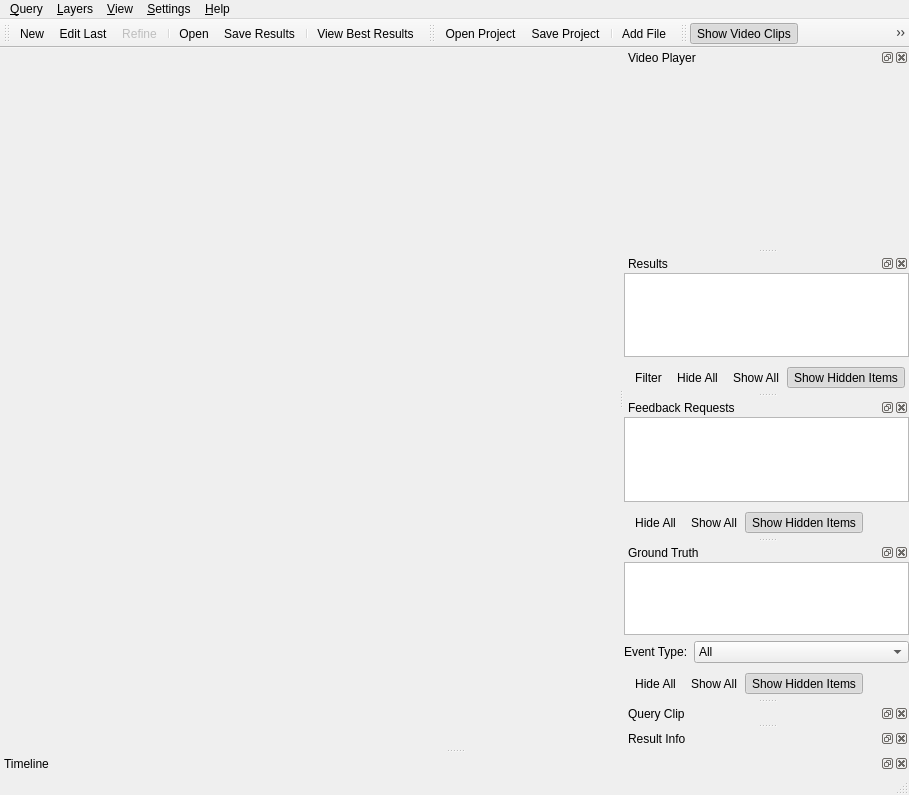
<?xml version="1.0" encoding="UTF-8"?>
<ui version="4.0">
 <class>MainWindow</class>
 <widget class="QMainWindow" name="MainWindow">
  <property name="geometry">
   <rect>
    <x>0</x>
    <y>0</y>
    <width>909</width>
    <height>795</height>
   </rect>
  </property>
  <property name="windowTitle">
   <string>VisGUI Query Interface</string>
  </property>
  <widget class="QWidget" name="centralwidget">
   <layout class="QGridLayout" name="gridLayout">
    <property name="margin">
     <number>0</number>
    </property>
    <item row="0" column="0">
     <widget class="QVTKWidget" name="renderFrame" native="true">
      <property name="sizePolicy">
       <sizepolicy hsizetype="Expanding" vsizetype="Expanding">
        <horstretch>0</horstretch>
        <verstretch>0</verstretch>
       </sizepolicy>
      </property>
     </widget>
    </item>
   </layout>
  </widget>
  <widget class="QMenuBar" name="menubar">
   <property name="geometry">
    <rect>
     <x>0</x>
     <y>0</y>
     <width>909</width>
     <height>21</height>
    </rect>
   </property>
   <widget class="QMenu" name="menuQuery">
    <property name="title">
     <string>&amp;Query</string>
    </property>
    <widget class="QMenu" name="menuQueryExportResults">
     <property name="title">
      <string>E&amp;xport Results</string>
     </property>
    </widget>
    <addaction name="actionQueryNew"/>
    <addaction name="actionQueryEdit"/>
    <addaction name="actionQueryRefine"/>
    <addaction name="separator"/>
    <addaction name="actionQueryOpen"/>
    <addaction name="actionGroundTruthOpen"/>
    <addaction name="actionQuerySave"/>
    <addaction name="separator"/>
    <addaction name="actionFindResult"/>
    <addaction name="actionQuerySaveResults"/>
    <addaction name="menuQueryExportResults"/>
    <addaction name="actionGenerateReport"/>
    <addaction name="actionExportSvm"/>
    <addaction name="separator"/>
    <addaction name="actionQuit"/>
   </widget>
   <widget class="QMenu" name="menuLayers">
    <property name="title">
     <string>&amp;Layers</string>
    </property>
    <widget class="QMenu" name="menuProjectMru">
     <property name="title">
      <string>&amp;Recent Projects</string>
     </property>
     <addaction name="separator"/>
     <addaction name="actionProjectMruClear"/>
    </widget>
    <addaction name="actionLayerManagerShow"/>
    <addaction name="separator"/>
    <addaction name="actionProjectOpen"/>
    <addaction name="menuProjectMru"/>
    <addaction name="actionProjectSave"/>
    <addaction name="separator"/>
    <addaction name="actionLayerAddFile"/>
   </widget>
   <widget class="QMenu" name="menuSettings">
    <property name="title">
     <string>&amp;Settings</string>
    </property>
    <widget class="QMenu" name="menuItemColoring">
     <property name="title">
      <string>Item Coloring</string>
     </property>
     <addaction name="actionColorByRank"/>
     <addaction name="actionColorByRelativeScore"/>
     <addaction name="actionColorByAbsoluteScore"/>
     <addaction name="separator"/>
     <addaction name="actionColorShadeDiscrete"/>
     <addaction name="actionColorShadeLinear"/>
     <addaction name="actionColorShadeCubic"/>
    </widget>
    <widget class="QMenu" name="menuToolViews">
     <property name="title">
      <string>&amp;Tool Views</string>
     </property>
     <addaction name="actionViewResults"/>
     <addaction name="actionViewResultInfo"/>
     <addaction name="actionViewScore"/>
     <addaction name="actionViewGroundTruth"/>
     <addaction name="actionViewTimeline"/>
     <addaction name="actionViewVideo"/>
     <addaction name="actionViewQueryClip"/>
    </widget>
    <addaction name="menuToolViews"/>
    <addaction name="actionConfigure"/>
    <addaction name="separator"/>
    <addaction name="menuItemColoring"/>
    <addaction name="separator"/>
   </widget>
   <widget class="QMenu" name="menuView">
    <property name="title">
     <string>&amp;View</string>
    </property>
    <addaction name="actionShowVideoClipsOnContext"/>
    <addaction name="actionShowOutlinesOnContext"/>
    <addaction name="actionShowTracksOnContext"/>
    <addaction name="separator"/>
    <addaction name="actionShowQueryRegion"/>
    <addaction name="separator"/>
    <addaction name="actionFilterResults"/>
    <addaction name="separator"/>
    <addaction name="actionViewPagePrevious"/>
    <addaction name="actionViewPageNext"/>
   </widget>
   <widget class="QMenu" name="menuHelp">
    <property name="title">
     <string>&amp;Help</string>
    </property>
   </widget>
   <addaction name="menuQuery"/>
   <addaction name="menuLayers"/>
   <addaction name="menuView"/>
   <addaction name="menuSettings"/>
   <addaction name="menuHelp"/>
  </widget>
  <widget class="QStatusBar" name="statusbar"/>
  <widget class="QToolBar" name="queryToolBar">
   <property name="windowTitle">
    <string>Query Tool Bar</string>
   </property>
   <property name="toolButtonStyle">
    <enum>Qt::ToolButtonFollowStyle</enum>
   </property>
   <attribute name="toolBarArea">
    <enum>TopToolBarArea</enum>
   </attribute>
   <attribute name="toolBarBreak">
    <bool>false</bool>
   </attribute>
   <addaction name="actionQueryNew"/>
   <addaction name="actionQueryEdit"/>
   <addaction name="actionQueryRefine"/>
   <addaction name="separator"/>
   <addaction name="actionQueryOpen"/>
   <addaction name="actionQuerySaveResults"/>
   <addaction name="separator"/>
   <addaction name="actionViewBestResults"/>
  </widget>
  <widget class="QToolBar" name="layerToolBar">
   <property name="windowTitle">
    <string>Layer Tool Bar</string>
   </property>
   <attribute name="toolBarArea">
    <enum>TopToolBarArea</enum>
   </attribute>
   <attribute name="toolBarBreak">
    <bool>false</bool>
   </attribute>
   <addaction name="actionProjectOpen"/>
   <addaction name="actionProjectSave"/>
   <addaction name="separator"/>
   <addaction name="actionLayerAddFile"/>
  </widget>
  <widget class="QDockWidget" name="videoPlayerDock">
   <property name="enabled">
    <bool>true</bool>
   </property>
   <property name="minimumSize">
    <size>
     <width>200</width>
     <height>200</height>
    </size>
   </property>
   <property name="windowTitle">
    <string>Video Player</string>
   </property>
   <attribute name="dockWidgetArea">
    <number>2</number>
   </attribute>
   <widget class="QWidget" name="videoPlayerContents">
    <layout class="QVBoxLayout" name="verticalLayout_2">
     <property name="margin">
      <number>0</number>
     </property>
     <item>
      <widget class="vqVideoPlayer" name="videoPlayer" native="true"/>
     </item>
    </layout>
   </widget>
  </widget>
  <widget class="QDockWidget" name="resultDock">
   <property name="windowTitle">
    <string>Results</string>
   </property>
   <attribute name="dockWidgetArea">
    <number>2</number>
   </attribute>
   <widget class="QWidget" name="resultContents">
    <layout class="QVBoxLayout" name="verticalLayout">
     <property name="margin">
      <number>0</number>
     </property>
     <item>
      <widget class="vqTreeView" name="resultView">
       <property name="minimumSize">
        <size>
         <width>100</width>
         <height>50</height>
        </size>
       </property>
       <property name="editTriggers">
        <set>QAbstractItemView::NoEditTriggers</set>
       </property>
       <property name="selectionMode">
        <enum>QAbstractItemView::ExtendedSelection</enum>
       </property>
       <property name="iconSize">
        <size>
         <width>16</width>
         <height>16</height>
        </size>
       </property>
       <property name="rootIsDecorated">
        <bool>false</bool>
       </property>
       <property name="sortingEnabled">
        <bool>true</bool>
       </property>
       <property name="allColumnsShowFocus">
        <bool>true</bool>
       </property>
       <attribute name="headerVisible">
        <bool>false</bool>
       </attribute>
       <column>
        <property name="text">
         <string notr="true">1</string>
        </property>
       </column>
      </widget>
     </item>
     <item>
      <widget class="QToolBar" name="resultToolBar">
       <addaction name="actionFilterResults"/>
       <addaction name="actionViewResultsHideAll"/>
       <addaction name="actionViewResultsShowAll"/>
       <addaction name="actionViewResultsShowHidden"/>
      </widget>
     </item>
    </layout>
   </widget>
  </widget>
  <widget class="QDockWidget" name="scoreDock">
   <property name="windowTitle">
    <string>Feedback Requests</string>
   </property>
   <attribute name="dockWidgetArea">
    <number>2</number>
   </attribute>
   <widget class="QWidget" name="scoreContents">
    <layout class="QVBoxLayout" name="verticalLayout_4">
     <property name="margin">
      <number>0</number>
     </property>
     <item>
      <widget class="vqTreeView" name="scoreView">
       <property name="minimumSize">
        <size>
         <width>100</width>
         <height>50</height>
        </size>
       </property>
       <property name="editTriggers">
        <set>QAbstractItemView::NoEditTriggers</set>
       </property>
       <property name="selectionMode">
        <enum>QAbstractItemView::ExtendedSelection</enum>
       </property>
       <property name="iconSize">
        <size>
         <width>16</width>
         <height>16</height>
        </size>
       </property>
       <property name="rootIsDecorated">
        <bool>false</bool>
       </property>
       <property name="sortingEnabled">
        <bool>true</bool>
       </property>
       <property name="allColumnsShowFocus">
        <bool>true</bool>
       </property>
       <attribute name="headerVisible">
        <bool>false</bool>
       </attribute>
       <column>
        <property name="text">
         <string notr="true">1</string>
        </property>
       </column>
      </widget>
     </item>
     <item>
      <widget class="QToolBar" name="scoreToolBar">
       <addaction name="actionViewRefinementHideAll"/>
       <addaction name="actionViewRefinementShowAll"/>
       <addaction name="actionViewRefinementShowHidden"/>
      </widget>
     </item>
    </layout>
   </widget>
  </widget>
  <widget class="QDockWidget" name="groundTruthDock">
   <property name="windowTitle">
    <string>Ground Truth</string>
   </property>
   <attribute name="dockWidgetArea">
    <number>2</number>
   </attribute>
   <widget class="QWidget" name="groundTruthContents">
    <layout class="QVBoxLayout" name="verticalLayout_5">
     <property name="margin">
      <number>0</number>
     </property>
     <item>
      <widget class="vqTreeView" name="groundTruthView">
       <property name="minimumSize">
        <size>
         <width>100</width>
         <height>50</height>
        </size>
       </property>
       <property name="editTriggers">
        <set>QAbstractItemView::NoEditTriggers</set>
       </property>
       <property name="selectionMode">
        <enum>QAbstractItemView::ExtendedSelection</enum>
       </property>
       <property name="iconSize">
        <size>
         <width>16</width>
         <height>16</height>
        </size>
       </property>
       <property name="rootIsDecorated">
        <bool>false</bool>
       </property>
       <property name="sortingEnabled">
        <bool>true</bool>
       </property>
       <property name="allColumnsShowFocus">
        <bool>true</bool>
       </property>
       <attribute name="headerVisible">
        <bool>false</bool>
       </attribute>
       <column>
        <property name="text">
         <string notr="true">1</string>
        </property>
       </column>
      </widget>
     </item>
     <item>
      <layout class="QHBoxLayout" name="horizontalLayout">
       <item>
        <widget class="QLabel" name="label">
         <property name="text">
          <string>Event Type:</string>
         </property>
        </widget>
       </item>
       <item>
        <widget class="QComboBox" name="groundTruthEventType">
         <property name="sizePolicy">
          <sizepolicy hsizetype="Expanding" vsizetype="Fixed">
           <horstretch>0</horstretch>
           <verstretch>0</verstretch>
          </sizepolicy>
         </property>
         <item>
          <property name="text">
           <string>All</string>
          </property>
         </item>
        </widget>
       </item>
      </layout>
     </item>
     <item>
      <widget class="QToolBar" name="groundTruthToolBar">
       <addaction name="actionViewGroundTruthHideAll"/>
       <addaction name="actionViewGroundTruthShowAll"/>
       <addaction name="actionViewGroundTruthShowHidden"/>
      </widget>
     </item>
    </layout>
   </widget>
  </widget>
  <widget class="QDockWidget" name="timelineDock">
   <property name="windowTitle">
    <string>Timeline</string>
   </property>
   <attribute name="dockWidgetArea">
    <number>8</number>
   </attribute>
   <widget class="QWidget" name="timelineContents">
    <layout class="QVBoxLayout" name="verticalLayout_3">
     <property name="margin">
      <number>0</number>
     </property>
     <item>
      <widget class="vqTimeline" name="timeline" native="true"/>
     </item>
    </layout>
   </widget>
  </widget>
  <widget class="QDockWidget" name="queryClipDock">
   <property name="windowTitle">
    <string>Query Clip</string>
   </property>
   <attribute name="dockWidgetArea">
    <number>2</number>
   </attribute>
   <widget class="vqQueryVideoPlayer" name="queryClip"/>
  </widget>
  <widget class="QDockWidget" name="resultInfoDock">
   <property name="windowTitle">
    <string>Result Info</string>
   </property>
   <attribute name="dockWidgetArea">
    <number>2</number>
   </attribute>
   <widget class="QWidget" name="dockWidgetContents">
    <layout class="QVBoxLayout" name="verticalLayout_6">
     <property name="margin">
      <number>0</number>
     </property>
     <item>
      <widget class="vqResultInfo" name="resultInfo" native="true"/>
     </item>
    </layout>
   </widget>
  </widget>
  <widget class="QToolBar" name="viewToolBar">
   <property name="windowTitle">
    <string>View Tool Bar</string>
   </property>
   <attribute name="toolBarArea">
    <enum>TopToolBarArea</enum>
   </attribute>
   <attribute name="toolBarBreak">
    <bool>false</bool>
   </attribute>
   <addaction name="actionShowVideoClipsOnContext"/>
   <addaction name="actionShowOutlinesOnContext"/>
   <addaction name="actionShowTracksOnContext"/>
   <addaction name="actionAutoZoomOnPlay"/>
  </widget>
  <action name="actionQuit">
   <property name="text">
    <string>&amp;Quit</string>
   </property>
   <property name="toolTip">
    <string>Exit the application</string>
   </property>
   <property name="shortcut">
    <string>Ctrl+Q</string>
   </property>
  </action>
  <action name="actionQueryNew">
   <property name="text">
    <string>&amp;New...</string>
   </property>
   <property name="toolTip">
    <string>Create a new query</string>
   </property>
   <property name="shortcut">
    <string>Ctrl+N</string>
   </property>
  </action>
  <action name="actionQuerySaveResults">
   <property name="text">
    <string>&amp;Save Results...</string>
   </property>
   <property name="toolTip">
    <string>Save the current query result set</string>
   </property>
   <property name="shortcut">
    <string>Ctrl+S</string>
   </property>
  </action>
  <action name="actionQueryOpen">
   <property name="text">
    <string>&amp;Open...</string>
   </property>
   <property name="toolTip">
    <string>Open a saved query</string>
   </property>
   <property name="shortcut">
    <string>Ctrl+O</string>
   </property>
  </action>
  <action name="actionQueryRefine">
   <property name="enabled">
    <bool>false</bool>
   </property>
   <property name="text">
    <string>&amp;Refine</string>
   </property>
   <property name="toolTip">
    <string>Refine the current query</string>
   </property>
   <property name="shortcut">
    <string>Ctrl+R</string>
   </property>
  </action>
  <action name="actionProjectSave">
   <property name="text">
    <string>&amp;Save Project</string>
   </property>
   <property name="toolTip">
    <string>Save layers to a project</string>
   </property>
   <property name="shortcut">
    <string>Ctrl+P, S</string>
   </property>
  </action>
  <action name="actionProjectMruClear">
   <property name="enabled">
    <bool>false</bool>
   </property>
   <property name="text">
    <string>&amp;Clear List</string>
   </property>
   <property name="toolTip">
    <string>Clear list of recently opened projects</string>
   </property>
  </action>
  <action name="actionProjectOpen">
   <property name="text">
    <string>&amp;Open Project</string>
   </property>
   <property name="toolTip">
    <string>Load layers from a saved project</string>
   </property>
   <property name="shortcut">
    <string>Ctrl+P, O</string>
   </property>
  </action>
  <action name="actionLayerAddFile">
   <property name="text">
    <string>Add File...</string>
   </property>
   <property name="toolTip">
    <string>Add a layer from a file</string>
   </property>
   <property name="shortcut">
    <string>Ctrl+L, F</string>
   </property>
  </action>
  <action name="actionLayerManagerShow">
   <property name="checkable">
    <bool>true</bool>
   </property>
   <property name="enabled">
    <bool>true</bool>
   </property>
   <property name="text">
    <string>&amp;Show Layer Manager</string>
   </property>
   <property name="toolTip">
    <string>Show or hide the Layer Manager</string>
   </property>
   <property name="shortcut">
    <string>Ctrl+D, L</string>
   </property>
  </action>
  <action name="actionConfigure">
   <property name="text">
    <string>&amp;Configure...</string>
   </property>
   <property name="toolTip">
    <string>View or change configuration settings</string>
   </property>
  </action>
  <action name="actionQuerySave">
   <property name="text">
    <string>S&amp;ave Query...</string>
   </property>
   <property name="toolTip">
    <string>Save the current query</string>
   </property>
  </action>
  <action name="actionViewResults">
   <property name="checkable">
    <bool>true</bool>
   </property>
   <property name="text">
    <string>&amp;Results</string>
   </property>
   <property name="toolTip">
    <string>Show or hide the results list</string>
   </property>
   <property name="shortcut">
    <string>Ctrl+D, R</string>
   </property>
  </action>
  <action name="actionViewTimeline">
   <property name="checkable">
    <bool>true</bool>
   </property>
   <property name="text">
    <string>&amp;Timeline</string>
   </property>
   <property name="toolTip">
    <string>Show or hide the timeline view</string>
   </property>
   <property name="shortcut">
    <string>Ctrl+D, T</string>
   </property>
  </action>
  <action name="actionViewScore">
   <property name="checkable">
    <bool>true</bool>
   </property>
   <property name="text">
    <string>&amp;Feedback Requests</string>
   </property>
   <property name="toolTip">
    <string>Show or hide the refinement window</string>
   </property>
   <property name="shortcut">
    <string>Ctrl+D, F</string>
   </property>
  </action>
  <action name="actionColorByRank">
   <property name="checkable">
    <bool>true</bool>
   </property>
   <property name="text">
    <string>By &amp;Rank</string>
   </property>
  </action>
  <action name="actionColorByRelativeScore">
   <property name="checkable">
    <bool>true</bool>
   </property>
   <property name="text">
    <string>By R&amp;elative Score</string>
   </property>
  </action>
  <action name="actionColorShadeDiscrete">
   <property name="checkable">
    <bool>true</bool>
   </property>
   <property name="checked">
    <bool>true</bool>
   </property>
   <property name="text">
    <string>&amp;Discrete Colors</string>
   </property>
  </action>
  <action name="actionColorShadeLinear">
   <property name="checkable">
    <bool>true</bool>
   </property>
   <property name="checked">
    <bool>false</bool>
   </property>
   <property name="text">
    <string>Continuous Shade (&amp;Linear)</string>
   </property>
  </action>
  <action name="actionViewVideo">
   <property name="checkable">
    <bool>true</bool>
   </property>
   <property name="text">
    <string>&amp;Video Player</string>
   </property>
   <property name="toolTip">
    <string>Show or hide the video player window</string>
   </property>
   <property name="shortcut">
    <string>Ctrl+D, V</string>
   </property>
  </action>
  <action name="actionViewQueryClip">
   <property name="checkable">
    <bool>true</bool>
   </property>
   <property name="text">
    <string>&amp;Query Clip</string>
   </property>
   <property name="shortcut">
    <string>Ctrl+D, Q</string>
   </property>
  </action>
  <action name="actionViewResultsHideAll">
   <property name="text">
    <string>Hide All</string>
   </property>
   <property name="toolTip">
    <string>Turn off visibility flag of all result items</string>
   </property>
  </action>
  <action name="actionViewResultsShowAll">
   <property name="text">
    <string>Show All</string>
   </property>
   <property name="toolTip">
    <string>Turn on visibility flag of all result items</string>
   </property>
  </action>
  <action name="actionViewResultsShowHidden">
   <property name="checkable">
    <bool>true</bool>
   </property>
   <property name="checked">
    <bool>true</bool>
   </property>
   <property name="text">
    <string>Show Hidden Items</string>
   </property>
   <property name="toolTip">
    <string>Toggle display of result items whose visibility flag is off</string>
   </property>
  </action>
  <action name="actionViewRefinementHideAll">
   <property name="text">
    <string>Hide All</string>
   </property>
   <property name="toolTip">
    <string>Turn off visibility flag of all refinement items</string>
   </property>
  </action>
  <action name="actionViewRefinementShowAll">
   <property name="text">
    <string>Show All</string>
   </property>
   <property name="toolTip">
    <string>Turn on visibility flag of all refinement items</string>
   </property>
  </action>
  <action name="actionViewRefinementShowHidden">
   <property name="checkable">
    <bool>true</bool>
   </property>
   <property name="checked">
    <bool>true</bool>
   </property>
   <property name="text">
    <string>Show Hidden Items</string>
   </property>
   <property name="toolTip">
    <string>Toggle display of refinement items whose visibility flag is off</string>
   </property>
  </action>
  <action name="actionViewBestResults">
   <property name="text">
    <string>View Best Results</string>
   </property>
   <property name="toolTip">
    <string>Show clips of the top 10 results</string>
   </property>
  </action>
  <action name="actionShowQueryRegion">
   <property name="checkable">
    <bool>true</bool>
   </property>
   <property name="checked">
    <bool>true</bool>
   </property>
   <property name="text">
    <string>Show Query Region</string>
   </property>
  </action>
  <action name="actionViewGroundTruthShowHidden">
   <property name="checkable">
    <bool>true</bool>
   </property>
   <property name="checked">
    <bool>true</bool>
   </property>
   <property name="text">
    <string>Show Hidden Items</string>
   </property>
   <property name="toolTip">
    <string>Toggle display of result items whose visibility flag is off</string>
   </property>
  </action>
  <action name="actionViewGroundTruthShowAll">
   <property name="text">
    <string>Show All</string>
   </property>
   <property name="toolTip">
    <string>Turn on visibility flag of all result items</string>
   </property>
  </action>
  <action name="actionViewGroundTruthHideAll">
   <property name="text">
    <string>Hide All</string>
   </property>
   <property name="toolTip">
    <string>Turn off visibility flag of all result items</string>
   </property>
  </action>
  <action name="actionViewGroundTruth">
   <property name="checkable">
    <bool>true</bool>
   </property>
   <property name="text">
    <string>&amp;Ground Truth</string>
   </property>
   <property name="toolTip">
    <string>Show or hide ground truth results</string>
   </property>
   <property name="shortcut">
    <string>Ctrl+D, G</string>
   </property>
  </action>
  <action name="actionGroundTruthOpen">
   <property name="text">
    <string>Open &amp;Ground Truth...</string>
   </property>
  </action>
  <action name="actionQueryEdit">
   <property name="text">
    <string>&amp;Edit Last...</string>
   </property>
  </action>
  <action name="actionViewResultInfo">
   <property name="checkable">
    <bool>true</bool>
   </property>
   <property name="text">
    <string>Result &amp;Info</string>
   </property>
   <property name="shortcut">
    <string>Ctrl+D, I</string>
   </property>
  </action>
  <action name="actionShowVideoClipsOnContext">
   <property name="checkable">
    <bool>true</bool>
   </property>
   <property name="checked">
    <bool>true</bool>
   </property>
   <property name="text">
    <string>Show Video &amp;Clips</string>
   </property>
  </action>
  <action name="actionShowOutlinesOnContext">
   <property name="checkable">
    <bool>true</bool>
   </property>
   <property name="checked">
    <bool>true</bool>
   </property>
   <property name="text">
    <string>Show Video &amp;Outlines</string>
   </property>
  </action>
  <action name="actionShowTracksOnContext">
   <property name="checkable">
    <bool>true</bool>
   </property>
   <property name="text">
    <string>Show &amp;Tracks</string>
   </property>
  </action>
  <action name="actionColorByAbsoluteScore">
   <property name="checkable">
    <bool>true</bool>
   </property>
   <property name="checked">
    <bool>true</bool>
   </property>
   <property name="text">
    <string>By &amp;Absolute Score</string>
   </property>
  </action>
  <action name="actionFilterResults">
   <property name="checkable">
    <bool>true</bool>
   </property>
   <property name="text">
    <string>Filter Results...</string>
   </property>
   <property name="iconText">
    <string>Filter</string>
   </property>
   <property name="toolTip">
    <string>Add or change result filters</string>
   </property>
  </action>
  <action name="actionColorShadeCubic">
   <property name="checkable">
    <bool>true</bool>
   </property>
   <property name="text">
    <string>Continuous Shade (&amp;Cubic)</string>
   </property>
  </action>
  <action name="actionAutoZoomOnPlay">
   <property name="checkable">
    <bool>true</bool>
   </property>
   <property name="text">
    <string>AutoZoom on Play</string>
   </property>
  </action>
  <action name="actionGenerateReport">
   <property name="text">
    <string>Generate Report...</string>
   </property>
  </action>
  <action name="actionExportSvm">
   <property name="text">
    <string>Export SVM Model...</string>
   </property>
  </action>
  <action name="actionFindResult">
   <property name="text">
    <string>&amp;Find Result...</string>
   </property>
   <property name="shortcut">
    <string>Ctrl+F</string>
   </property>
  </action>
  <action name="actionExportKml">
   <property name="text">
    <string>KML</string>
   </property>
  </action>
  <action name="actionViewPagePrevious">
   <property name="enabled">
    <bool>false</bool>
   </property>
   <property name="text">
    <string>&amp;Previous Results</string>
   </property>
   <property name="shortcut">
    <string>Ctrl+PgUp</string>
   </property>
  </action>
  <action name="actionViewPageNext">
   <property name="enabled">
    <bool>false</bool>
   </property>
   <property name="text">
    <string>&amp;Next Results</string>
   </property>
   <property name="shortcut">
    <string>Ctrl+PgDown</string>
   </property>
  </action>
 </widget>
 <customwidgets>
  <customwidget>
   <class>QVTKWidget</class>
   <extends>QWidget</extends>
   <header location="global">QVTKWidget.h</header>
   <container>1</container>
  </customwidget>
  <customwidget>
   <class>vqVideoPlayer</class>
   <extends>QWidget</extends>
   <header>vqVideoPlayer.h</header>
   <container>1</container>
  </customwidget>
  <customwidget>
   <class>vqTreeView</class>
   <extends>QTreeWidget</extends>
   <header>vqTreeView.h</header>
   <container>1</container>
  </customwidget>
  <customwidget>
   <class>vqTimeline</class>
   <extends>QWidget</extends>
   <header>vqTimeline.h</header>
   <container>1</container>
  </customwidget>
  <customwidget>
   <class>vqQueryVideoPlayer</class>
   <extends>QWidget</extends>
   <header>vqQueryVideoPlayer.h</header>
   <container>1</container>
  </customwidget>
  <customwidget>
   <class>vqResultInfo</class>
   <extends>QWidget</extends>
   <header>vqResultInfo.h</header>
   <container>1</container>
  </customwidget>
 </customwidgets>
 <resources/>
 <connections>
  <connection>
   <sender>actionQuit</sender>
   <signal>triggered()</signal>
   <receiver>MainWindow</receiver>
   <slot>close()</slot>
   <hints>
    <hint type="sourcelabel">
     <x>-1</x>
     <y>-1</y>
    </hint>
    <hint type="destinationlabel">
     <x>446</x>
     <y>303</y>
    </hint>
   </hints>
  </connection>
 </connections>
</ui>
